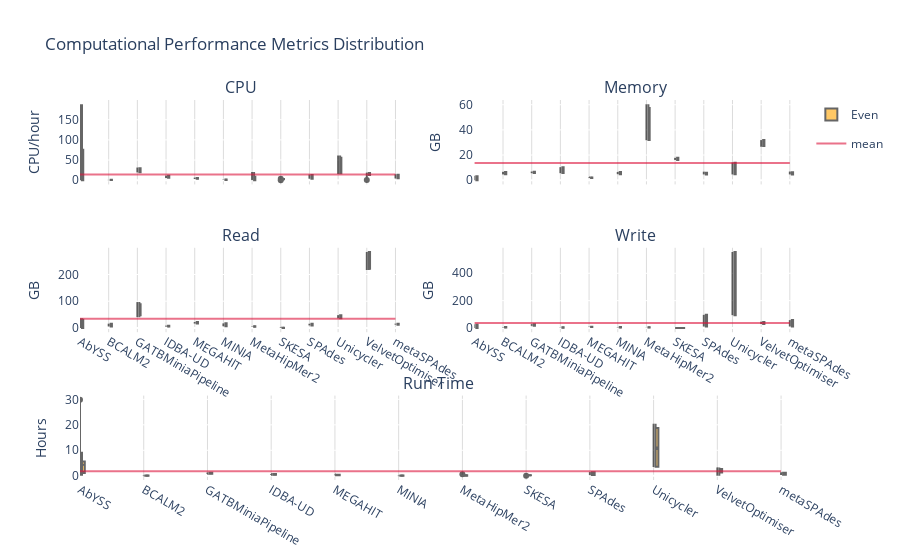

The notebook cell this image was saved under:
### Markdown cell above
###  Plot Data

### Code cell
fig_per_sample = make_subplots(rows=3, cols=2, shared_xaxes=True, 
                               subplot_titles=('CPU', 'Memory', 'Read', 'Write', 'Run Time'),
                               specs=[[{}, {}],[{}, {}],[{"colspan": 2}, None]])
row_coord = 1
col_coord = 1

for column in ['cpus', 'rss', 'rchar', 'wchar']:
    showlegend = True if (row_coord == 1 and col_coord == 1) else False

    #log
    fig_per_sample.add_trace(go.Violin(y=pipeline_stats_df[column][pipeline_stats_df['distribution'] == 'Log'],
                                    x=pipeline_stats_df['assembler'][pipeline_stats_df['distribution'] == 'Log'],
                                    legendgroup='Log', scalegroup='Log', name='Log', box_visible=True, line_color='black',
                                    meanline_visible=True, fillcolor='lightseagreen', opacity=0.6, side='negative',
                                    showlegend=showlegend, spanmode='hard'),
                          row=row_coord, col=col_coord)
    
    #even
    fig_per_sample.add_trace(go.Violin(y=pipeline_stats_df[column][pipeline_stats_df['distribution'] == 'Even'],
                                    x=pipeline_stats_df['assembler'][pipeline_stats_df['distribution'] == 'Even'],
                                    legendgroup='Even', scalegroup='Even', name='Even', box_visible=True, line_color='black',
                                    meanline_visible=True, fillcolor='orange', opacity=0.6, side='positive',
                                    showlegend=showlegend, spanmode='hard'), 
                          row=row_coord, col=col_coord)

    
    fig_per_sample.add_trace(go.Scatter(y=[pipeline_stats_df[column].mean()]*len(pipeline_stats_df['assembler']), 
                                    x=pipeline_stats_df['assembler'], mode='lines', name='mean',
                                    line=dict(color="crimson"), opacity=0.6, showlegend=showlegend),
                          row=row_coord, col=col_coord)
    if col_coord == 2:
        col_coord = 1
        row_coord += 1
    else:
        col_coord +=1

fig_per_sample.add_trace(go.Violin(y=pipeline_stats_df['time_hours'][pipeline_stats_df['distribution'] == 'Log'],
                             x=pipeline_stats_df['assembler'][pipeline_stats_df['distribution'] == 'Log'],
                                legendgroup='Log', scalegroup='Log', name='Log', box_visible=True, line_color='black',
                                meanline_visible=True, fillcolor='lightseagreen', opacity=0.6, side='negative',
                                showlegend=False, spanmode='hard'),  row=3, col=1)
fig_per_sample.add_trace(go.Violin(y=pipeline_stats_df['time_hours'][pipeline_stats_df['distribution'] == 'Even'],
                                x=pipeline_stats_df['assembler'][pipeline_stats_df['distribution'] == 'Even'],
                                legendgroup='Even', scalegroup='Even', name='Even', box_visible=True, line_color='black',
                                meanline_visible=True, fillcolor='orange', opacity=0.6, side='positive',
                                showlegend=False, spanmode='hard'),  row=3, col=1)
fig_per_sample.add_trace(go.Scatter(y=[pipeline_stats_df['time_hours'].mean()]*len(global_pipeline_stats_df['assembler']), 
                              x=global_pipeline_stats_df['assembler'], mode='lines',
                              line=dict(color="crimson"), opacity=0.6, name='Mean', showlegend=False),  row=3, col=1)

fig_per_sample.update_layout(plot_bgcolor='rgb(255,255,255)', title_text="Computational Performance Metrics Distribution")
# grid
fig_per_sample['layout']['xaxis']['gridcolor']='#DCDCDC'
fig_per_sample['layout']['xaxis2']['gridcolor']='#DCDCDC'
fig_per_sample['layout']['xaxis3']['gridcolor']='#DCDCDC'
fig_per_sample['layout']['xaxis4']['gridcolor']='#DCDCDC'
fig_per_sample['layout']['xaxis5']['gridcolor']='#DCDCDC'
# y-axis legends
fig_per_sample['layout']['yaxis']['title']='CPU/hour'
fig_per_sample['layout']['yaxis2']['title']='GB'
fig_per_sample['layout']['yaxis3']['title']='GB'
fig_per_sample['layout']['yaxis4']['title']='GB'
fig_per_sample['layout']['yaxis5']['title']='Hours'

fig_per_sample.update_layout(violingap=0, violinmode='overlay')
fig_per_sample.update_xaxes(categoryorder='category ascending')


fig_per_sample.show()

### Figure 1 — Plotly figure (JSON) as saved in the notebook; plotly's stock layout.template omitted (floating-point values rounded to 4 significant figures)
{"data": [{"box": {"visible": true}, "fillcolor": "lightseagreen", "legendgroup": "Log", "line": {"color": "black"}, "meanline": {"visible": true}, "name": "Log", "opacity": 0.6, "scalegroup": "Log", "showlegend": true, "side": "negative", "spanmode": "hard", "type": "violin", "x": [], "xaxis": "x", "y": [], "yaxis": "y"}, {"box": {"visible": true}, "fillcolor": "orange", "legendgroup": "Even", "line": {"color": "black"}, "meanline": {"visible": true}, "name": "Even", "opacity": 0.6, "scalegroup": "Even", "showlegend": true, "side": "positive", "spanmode": "hard", "type": "violin", "x": ["BCALM2", "MINIA", "BCALM2", "MINIA", "BCALM2", "MetaHipMer2", "MINIA", "MetaHipMer2", "MetaHipMer2", "SKESA", "MEGAHIT", "SKESA", "SKESA", "MEGAHIT", "SPAdes", "MEGAHIT", "metaSPAdes", "IDBA-UD", "IDBA-UD", "MetaHipMer2", "AbYSS", "GATBMiniaPipeline", "IDBA-UD", "metaSPAdes", "MetaHipMer2", "GATBMiniaPipeline", "MetaHipMer2", "SPAdes", "metaSPAdes", "VelvetOptimiser", "GATBMiniaPipeline", "SPAdes", "VelvetOptimiser", "VelvetOptimiser", "Unicycler", "AbYSS", "Unicycler", "Unicycler", "AbYSS", "AbYSS", "AbYSS", "BCALM2", "MINIA", "MetaHipMer2", "MetaHipMer2", "BCALM2", "MINIA", "MetaHipMer2", "BCALM2", "MINIA", "SKESA", "SKESA", "MEGAHIT", "MetaHipMer2", "SPAdes", "SKESA", "MetaHipMer2", "metaSPAdes", "MEGAHIT", "MetaHipMer2", "IDBA-UD", "MEGAHIT", "IDBA-UD", "IDBA-UD", "GATBMiniaPipeline", "metaSPAdes", "GATBMiniaPipeline", "AbYSS", "SPAdes", "VelvetOptimiser", "GATBMiniaPipeline", "metaSPAdes", "SPAdes", "VelvetOptimiser", "VelvetOptimiser", "Unicycler", "AbYSS", "Unicycler", "Unicycler", "AbYSS", "AbYSS", "AbYSS", "BCALM2", "BCALM2", "BCALM2", "MINIA", "MINIA", "MINIA", "MEGAHIT", "SKESA", "SKESA", "MEGAHIT", "SKESA", "MEGAHIT", "metaSPAdes", "SPAdes", "MetaHipMer2", "MetaHipMer2", "MetaHipMer2", "GATBMiniaPipeline", "AbYSS", "GATBMiniaPipeline", "IDBA-UD", "IDBA-UD", "metaSPAdes", "IDBA-UD", "SPAdes", "MetaHipMer2", "GATBMiniaPipeline", "metaSPAdes", "MetaHipMer2", "MetaHipMer2", "VelvetOptimiser", "SPAdes", "VelvetOptimiser", "VelvetOptimiser", "Unicycler", "AbYSS", "Unicycler", "Unicycler", "AbYSS", "AbYSS", "AbYSS"], "xaxis": "x", "y": [0.5608, 0.6166, 0.7347, 0.7891, 1.017, 0.1983, 1.608, 0.2644, 0.2384, 2.172, 3.071, 2.486, 3.695, 5.116, 3.845, 5.277, 4.28, 6.52, 7.336, 8.016, 12.01, 19.31, 11.47, 10.09, 14.62, 22.44, 20.43, 11.64, 13.25, 12.74, 31.46, 13.37, 17.44, 18.89, 17.49, 156.5, 34.44, 61.24, 0, 0, 95.57, 0.5234, 0.5433, 0.1915, 0.189, 0.01155, 0.7028, 0.1841, 1.041, 1.519, 2.118, 2.386, 3.433, 6.792, 3.752, 3.511, 8.613, 4.433, 5.93, 15.16, 7.362, 5.063, 5.894, 11.52, 19.66, 10.06, 22.21, 0.2817, 11.5, 12.61, 29.97, 14.81, 13.06, 0.3115, 17.95, 16.55, 188.3, 38.18, 54.32, 0, 0, 0, 0.6993, 0.5713, 1.023, 0.8156, 0.5691, 1.572, 3.494, 2.286, 2.216, 4.693, 0.05812, 6.555, 4.715, 3.867, 0.1645, 0.197, 0.1848, 19.96, 15.5, 21.61, 6.815, 5.544, 10.33, 11.18, 10.41, 5.992, 29.87, 13.57, 8.163, 15.8, 13.44, 14.19, 17.92, 17.88, 15.32, 137.4, 35.12, 60.38, 0, 0, 0], "yaxis": "y"}, {"line": {"color": "crimson"}, "mode": "lines", "name": "mean", "opacity": 0.6, "showlegend": true, "type": "scatter", "x": ["BCALM2", "MINIA", "BCALM2", "MINIA", "BCALM2", "MetaHipMer2", "MINIA", "MetaHipMer2", "MetaHipMer2", "SKESA", "MEGAHIT", "SKESA", "SKESA", "MEGAHIT", "SPAdes", "MEGAHIT", "metaSPAdes", "IDBA-UD", "IDBA-UD", "MetaHipMer2", "AbYSS", "GATBMiniaPipeline", "IDBA-UD", "metaSPAdes", "MetaHipMer2", "GATBMiniaPipeline", "MetaHipMer2", "SPAdes", "metaSPAdes", "VelvetOptimiser", "GATBMiniaPipeline", "SPAdes", "VelvetOptimiser", "VelvetOptimiser", "Unicycler", "AbYSS", "Unicycler", "Unicycler", "AbYSS", "AbYSS", "AbYSS", "BCALM2", "MINIA", "MetaHipMer2", "MetaHipMer2", "BCALM2", "MINIA", "MetaHipMer2", "BCALM2", "MINIA", "SKESA", "SKESA", "MEGAHIT", "MetaHipMer2", "SPAdes", "SKESA", "MetaHipMer2", "metaSPAdes", "MEGAHIT", "MetaHipMer2", "IDBA-UD", "MEGAHIT", "IDBA-UD", "IDBA-UD", "GATBMiniaPipeline", "metaSPAdes", "GATBMiniaPipeline", "AbYSS", "SPAdes", "VelvetOptimiser", "GATBMiniaPipeline", "metaSPAdes", "SPAdes", "VelvetOptimiser", "VelvetOptimiser", "Unicycler", "AbYSS", "Unicycler", "Unicycler", "AbYSS", "AbYSS", "AbYSS", "BCALM2", "BCALM2", "BCALM2", "MINIA", "MINIA", "MINIA", "MEGAHIT", "SKESA", "SKESA", "MEGAHIT", "SKESA", "MEGAHIT", "metaSPAdes", "SPAdes", "MetaHipMer2", "MetaHipMer2", "MetaHipMer2", "GATBMiniaPipeline", "AbYSS", "GATBMiniaPipeline", "IDBA-UD", "IDBA-UD", "metaSPAdes", "IDBA-UD", "SPAdes", "MetaHipMer2", "GATBMiniaPipeline", "metaSPAdes", "MetaHipMer2", "MetaHipMer2", "VelvetOptimiser", "SPAdes", "VelvetOptimiser", "VelvetOptimiser", "Unicycler", "AbYSS", "Unicycler", "Unicycler", "AbYSS", "AbYSS", "AbYSS"], "xaxis": "x", "y": [13.93, 13.93, 13.93, 13.93, 13.93, 13.93, 13.93, 13.93, 13.93, 13.93, 13.93, 13.93, 13.93, 13.93, 13.93, 13.93, 13.93, 13.93, 13.93, 13.93, 13.93, 13.93, 13.93, 13.93, 13.93, 13.93, 13.93, 13.93, 13.93, 13.93, 13.93, 13.93, 13.93, 13.93, 13.93, 13.93, 13.93, 13.93, 13.93, 13.93, 13.93, 13.93, 13.93, 13.93, 13.93, 13.93, 13.93, 13.93, 13.93, 13.93, 13.93, 13.93, 13.93, 13.93, 13.93, 13.93, 13.93, 13.93, 13.93, 13.93, 13.93, 13.93, 13.93, 13.93, 13.93, 13.93, 13.93, 13.93, 13.93, 13.93, 13.93, 13.93, 13.93, 13.93, 13.93, 13.93, 13.93, 13.93, 13.93, 13.93, 13.93, 13.93, 13.93, 13.93, 13.93, 13.93, 13.93, 13.93, 13.93, 13.93, 13.93, 13.93, 13.93, 13.93, 13.93, 13.93, 13.93, 13.93, 13.93, 13.93, 13.93, 13.93, 13.93, 13.93, 13.93, 13.93, 13.93, 13.93, 13.93, 13.93, 13.93, 13.93, 13.93, 13.93, 13.93, 13.93, 13.93, 13.93, 13.93, 13.93, 13.93, 13.93, 13.93], "yaxis": "y"}, {"box": {"visible": true}, "fillcolor": "lightseagreen", "legendgroup": "Log", "line": {"color": "black"}, "meanline": {"visible": true}, "name": "Log", "opacity": 0.6, "scalegroup": "Log", "showlegend": false, "side": "negative", "spanmode": "hard", "type": "violin", "x": [], "xaxis": "x2", "y": [], "yaxis": "y2"}, {"box": {"visible": true}, "fillcolor": "orange", "legendgroup": "Even", "line": {"color": "black"}, "meanline": {"visible": true}, "name": "Even", "opacity": 0.6, "scalegroup": "Even", "showlegend": false, "side": "positive", "spanmode": "hard", "type": "violin", "x": ["BCALM2", "MINIA", "BCALM2", "MINIA", "BCALM2", "MetaHipMer2", "MINIA", "MetaHipMer2", "MetaHipMer2", "SKESA", "MEGAHIT", "SKESA", "SKESA", "MEGAHIT", "SPAdes", "MEGAHIT", "metaSPAdes", "IDBA-UD", "IDBA-UD", "MetaHipMer2", "AbYSS", "GATBMiniaPipeline", "IDBA-UD", "metaSPAdes", "MetaHipMer2", "GATBMiniaPipeline", "MetaHipMer2", "SPAdes", "metaSPAdes", "VelvetOptimiser", "GATBMiniaPipeline", "SPAdes", "VelvetOptimiser", "VelvetOptimiser", "Unicycler", "AbYSS", "Unicycler", "Unicycler", "AbYSS", "AbYSS", "AbYSS", "BCALM2", "MINIA", "MetaHipMer2", "MetaHipMer2", "BCALM2", "MINIA", "MetaHipMer2", "BCALM2", "MINIA", "SKESA", "SKESA", "MEGAHIT", "MetaHipMer2", "SPAdes", "SKESA", "MetaHipMer2", "metaSPAdes", "MEGAHIT", "MetaHipMer2", "IDBA-UD", "MEGAHIT", "IDBA-UD", "IDBA-UD", "GATBMiniaPipeline", "metaSPAdes", "GATBMiniaPipeline", "AbYSS", "SPAdes", "VelvetOptimiser", "GATBMiniaPipeline", "metaSPAdes", "SPAdes", "VelvetOptimiser", "VelvetOptimiser", "Unicycler", "AbYSS", "Unicycler", "Unicycler", "AbYSS", "AbYSS", "AbYSS", "BCALM2", "BCALM2", "BCALM2", "MINIA", "MINIA", "MINIA", "MEGAHIT", "SKESA", "SKESA", "MEGAHIT", "SKESA", "MEGAHIT", "metaSPAdes", "SPAdes", "MetaHipMer2", "MetaHipMer2", "MetaHipMer2", "GATBMiniaPipeline", "AbYSS", "GATBMiniaPipeline", "IDBA-UD", "IDBA-UD", "metaSPAdes", "IDBA-UD", "SPAdes", "MetaHipMer2", "GATBMiniaPipeline", "metaSPAdes", "MetaHipMer2", "MetaHipMer2", "VelvetOptimiser", "SPAdes", "VelvetOptimiser", "VelvetOptimiser", "Unicycler", "AbYSS", "Unicycler", "Unicycler", "AbYSS", "AbYSS", "AbYSS"], "xaxis": "x2", "y": [5.1, 5.1, 6.7, 6.6, 4.7, 32, 4.8, 31.9, 32.1, 16.1, 1.7, 17.8, 17.8, 2.1, 4.6, 2.1, 4.6, 5.7, 6, 56.9, 2.9, 6.8, 10.4, 4.9, 57.3, 6.8, 60.4, 4.6, 6.2, 27.3, 5.7, 6.5, 31.9, 31.9, 4.6, 3.3, 6.5, 13.8, 0, 0, 3.6, 5.1, 5.1, 32, 32, 6.7, 6.6, 32.9, 4.6, 4.8, 16.1, 17.8, 1.7, 56.8, 4.6, 17.8, 57.3, 4.6, 2.1, 60.1, 6, 2.1, 5.6, 10.4, 6.9, 4.6, 6.8, 3, 4.6, 26.6, 5.6, 6.9, 6.8, 31.9, 31.9, 4.7, 3.2, 6.3, 13.9, 0, 0, 0, 6.6, 5.1, 4.8, 6.6, 5.1, 4.8, 1.7, 17.8, 16.1, 2.1, 17.8, 2.1, 4.6, 4.6, 32, 31.8, 32, 6.8, 3, 6.7, 6, 5.6, 5.6, 10.4, 4.6, 57, 5.6, 6.5, 57.2, 60.4, 27.1, 5.7, 31.9, 31.9, 4.6, 3.2, 6.3, 14.1, 0, 0, 0], "yaxis": "y2"}, {"line": {"color": "crimson"}, "mode": "lines", "name": "mean", "opacity": 0.6, "showlegend": false, "type": "scatter", "x": ["BCALM2", "MINIA", "BCALM2", "MINIA", "BCALM2", "MetaHipMer2", "MINIA", "MetaHipMer2", "MetaHipMer2", "SKESA", "MEGAHIT", "SKESA", "SKESA", "MEGAHIT", "SPAdes", "MEGAHIT", "metaSPAdes", "IDBA-UD", "IDBA-UD", "MetaHipMer2", "AbYSS", "GATBMiniaPipeline", "IDBA-UD", "metaSPAdes", "MetaHipMer2", "GATBMiniaPipeline", "MetaHipMer2", "SPAdes", "metaSPAdes", "VelvetOptimiser", "GATBMiniaPipeline", "SPAdes", "VelvetOptimiser", "VelvetOptimiser", "Unicycler", "AbYSS", "Unicycler", "Unicycler", "AbYSS", "AbYSS", "AbYSS", "BCALM2", "MINIA", "MetaHipMer2", "MetaHipMer2", "BCALM2", "MINIA", "MetaHipMer2", "BCALM2", "MINIA", "SKESA", "SKESA", "MEGAHIT", "MetaHipMer2", "SPAdes", "SKESA", "MetaHipMer2", "metaSPAdes", "MEGAHIT", "MetaHipMer2", "IDBA-UD", "MEGAHIT", "IDBA-UD", "IDBA-UD", "GATBMiniaPipeline", "metaSPAdes", "GATBMiniaPipeline", "AbYSS", "SPAdes", "VelvetOptimiser", "GATBMiniaPipeline", "metaSPAdes", "SPAdes", "VelvetOptimiser", "VelvetOptimiser", "Unicycler", "AbYSS", "Unicycler", "Unicycler", "AbYSS", "AbYSS", "AbYSS", "BCALM2", "BCALM2", "BCALM2", "MINIA", "MINIA", "MINIA", "MEGAHIT", "SKESA", "SKESA", "MEGAHIT", "SKESA", "MEGAHIT", "metaSPAdes", "SPAdes", "MetaHipMer2", "MetaHipMer2", "MetaHipMer2", "GATBMiniaPipeline", "AbYSS", "GATBMiniaPipeline", "IDBA-UD", "IDBA-UD", "metaSPAdes", "IDBA-UD", "SPAdes", "MetaHipMer2", "GATBMiniaPipeline", "metaSPAdes", "MetaHipMer2", "MetaHipMer2", "VelvetOptimiser", "SPAdes", "VelvetOptimiser", "VelvetOptimiser", "Unicycler", "AbYSS", "Unicycler", "Unicycler", "AbYSS", "AbYSS", "AbYSS"], "xaxis": "x2", "y": [13.59, 13.59, 13.59, 13.59, 13.59, 13.59, 13.59, 13.59, 13.59, 13.59, 13.59, 13.59, 13.59, 13.59, 13.59, 13.59, 13.59, 13.59, 13.59, 13.59, 13.59, 13.59, 13.59, 13.59, 13.59, 13.59, 13.59, 13.59, 13.59, 13.59, 13.59, 13.59, 13.59, 13.59, 13.59, 13.59, 13.59, 13.59, 13.59, 13.59, 13.59, 13.59, 13.59, 13.59, 13.59, 13.59, 13.59, 13.59, 13.59, 13.59, 13.59, 13.59, 13.59, 13.59, 13.59, 13.59, 13.59, 13.59, 13.59, 13.59, 13.59, 13.59, 13.59, 13.59, 13.59, 13.59, 13.59, 13.59, 13.59, 13.59, 13.59, 13.59, 13.59, 13.59, 13.59, 13.59, 13.59, 13.59, 13.59, 13.59, 13.59, 13.59, 13.59, 13.59, 13.59, 13.59, 13.59, 13.59, 13.59, 13.59, 13.59, 13.59, 13.59, 13.59, 13.59, 13.59, 13.59, 13.59, 13.59, 13.59, 13.59, 13.59, 13.59, 13.59, 13.59, 13.59, 13.59, 13.59, 13.59, 13.59, 13.59, 13.59, 13.59, 13.59, 13.59, 13.59, 13.59, 13.59, 13.59, 13.59, 13.59, 13.59, 13.59], "yaxis": "y2"}, {"box": {"visible": true}, "fillcolor": "lightseagreen", "legendgroup": "Log", "line": {"color": "black"}, "meanline": {"visible": true}, "name": "Log", "opacity": 0.6, "scalegroup": "Log", "showlegend": false, "side": "negative", "spanmode": "hard", "type": "violin", "x": [], "xaxis": "x3", "y": [], "yaxis": "y3"}, {"box": {"visible": true}, "fillcolor": "orange", "legendgroup": "Even", "line": {"color": "black"}, "meanline": {"visible": true}, "name": "Even", "opacity": 0.6, "scalegroup": "Even", "showlegend": false, "side": "positive", "spanmode": "hard", "type": "violin", "x": ["BCALM2", "MINIA", "BCALM2", "MINIA", "BCALM2", "MetaHipMer2", "MINIA", "MetaHipMer2", "MetaHipMer2", "SKESA", "MEGAHIT", "SKESA", "SKESA", "MEGAHIT", "SPAdes", "MEGAHIT", "metaSPAdes", "IDBA-UD", "IDBA-UD", "MetaHipMer2", "AbYSS", "GATBMiniaPipeline", "IDBA-UD", "metaSPAdes", "MetaHipMer2", "GATBMiniaPipeline", "MetaHipMer2", "SPAdes", "metaSPAdes", "VelvetOptimiser", "GATBMiniaPipeline", "SPAdes", "VelvetOptimiser", "VelvetOptimiser", "Unicycler", "AbYSS", "Unicycler", "Unicycler", "AbYSS", "AbYSS", "AbYSS", "BCALM2", "MINIA", "MetaHipMer2", "MetaHipMer2", "BCALM2", "MINIA", "MetaHipMer2", "BCALM2", "MINIA", "SKESA", "SKESA", "MEGAHIT", "MetaHipMer2", "SPAdes", "SKESA", "MetaHipMer2", "metaSPAdes", "MEGAHIT", "MetaHipMer2", "IDBA-UD", "MEGAHIT", "IDBA-UD", "IDBA-UD", "GATBMiniaPipeline", "metaSPAdes", "GATBMiniaPipeline", "AbYSS", "SPAdes", "VelvetOptimiser", "GATBMiniaPipeline", "metaSPAdes", "SPAdes", "VelvetOptimiser", "VelvetOptimiser", "Unicycler", "AbYSS", "Unicycler", "Unicycler", "AbYSS", "AbYSS", "AbYSS", "BCALM2", "BCALM2", "BCALM2", "MINIA", "MINIA", "MINIA", "MEGAHIT", "SKESA", "SKESA", "MEGAHIT", "SKESA", "MEGAHIT", "metaSPAdes", "SPAdes", "MetaHipMer2", "MetaHipMer2", "MetaHipMer2", "GATBMiniaPipeline", "AbYSS", "GATBMiniaPipeline", "IDBA-UD", "IDBA-UD", "metaSPAdes", "IDBA-UD", "SPAdes", "MetaHipMer2", "GATBMiniaPipeline", "metaSPAdes", "MetaHipMer2", "MetaHipMer2", "VelvetOptimiser", "SPAdes", "VelvetOptimiser", "VelvetOptimiser", "Unicycler", "AbYSS", "Unicycler", "Unicycler", "AbYSS", "AbYSS", "AbYSS"], "xaxis": "x3", "y": [5.9, 6.5, 8.5, 9.1, 16.2, 4.9, 17.3, 6.3, 5.8, 0.3685, 16.5, 0.9135, 0.8848, 20.6, 9.6, 22.3, 12.6, 5.3, 5.8, 5, 25.1, 40.5, 8.8, 15.8, 5.9, 61.4, 6.4, 15.7, 16.2, 236.1, 89.7, 15.9, 283.9, 218.7, 36.2, 33.3, 46.8, 48, 0, 0, 36.8, 5.9, 6.5, 6.3, 5.8, 8.5, 9.1, 4.9, 16.2, 17.3, 0.3685, 0.9135, 16.5, 5, 9.6, 0.8848, 5.9, 12.6, 22.3, 6.4, 5.8, 20.6, 5.3, 8.8, 47.6, 15.8, 63.9, 25, 15.7, 236.1, 96.8, 16.2, 15.9, 283.9, 216.7, 36.2, 33.3, 46.8, 48, 0, 0, 0, 8.5, 5.9, 16.2, 9.1, 6.5, 17.3, 16.5, 0.9135, 0.3685, 20.6, 0.8848, 22.3, 12.6, 9.6, 4.9, 6.3, 5.8, 50.9, 25.1, 46, 5.8, 5.3, 15.8, 8.8, 15.7, 5, 88.7, 16.2, 5.9, 6.4, 236.1, 15.9, 283.9, 221.9, 36.2, 33.3, 46.8, 48, 0, 0, 0], "yaxis": "y3"}, {"line": {"color": "crimson"}, "mode": "lines", "name": "mean", "opacity": 0.6, "showlegend": false, "type": "scatter", "x": ["BCALM2", "MINIA", "BCALM2", "MINIA", "BCALM2", "MetaHipMer2", "MINIA", "MetaHipMer2", "MetaHipMer2", "SKESA", "MEGAHIT", "SKESA", "SKESA", "MEGAHIT", "SPAdes", "MEGAHIT", "metaSPAdes", "IDBA-UD", "IDBA-UD", "MetaHipMer2", "AbYSS", "GATBMiniaPipeline", "IDBA-UD", "metaSPAdes", "MetaHipMer2", "GATBMiniaPipeline", "MetaHipMer2", "SPAdes", "metaSPAdes", "VelvetOptimiser", "GATBMiniaPipeline", "SPAdes", "VelvetOptimiser", "VelvetOptimiser", "Unicycler", "AbYSS", "Unicycler", "Unicycler", "AbYSS", "AbYSS", "AbYSS", "BCALM2", "MINIA", "MetaHipMer2", "MetaHipMer2", "BCALM2", "MINIA", "MetaHipMer2", "BCALM2", "MINIA", "SKESA", "SKESA", "MEGAHIT", "MetaHipMer2", "SPAdes", "SKESA", "MetaHipMer2", "metaSPAdes", "MEGAHIT", "MetaHipMer2", "IDBA-UD", "MEGAHIT", "IDBA-UD", "IDBA-UD", "GATBMiniaPipeline", "metaSPAdes", "GATBMiniaPipeline", "AbYSS", "SPAdes", "VelvetOptimiser", "GATBMiniaPipeline", "metaSPAdes", "SPAdes", "VelvetOptimiser", "VelvetOptimiser", "Unicycler", "AbYSS", "Unicycler", "Unicycler", "AbYSS", "AbYSS", "AbYSS", "BCALM2", "BCALM2", "BCALM2", "MINIA", "MINIA", "MINIA", "MEGAHIT", "SKESA", "SKESA", "MEGAHIT", "SKESA", "MEGAHIT", "metaSPAdes", "SPAdes", "MetaHipMer2", "MetaHipMer2", "MetaHipMer2", "GATBMiniaPipeline", "AbYSS", "GATBMiniaPipeline", "IDBA-UD", "IDBA-UD", "metaSPAdes", "IDBA-UD", "SPAdes", "MetaHipMer2", "GATBMiniaPipeline", "metaSPAdes", "MetaHipMer2", "MetaHipMer2", "VelvetOptimiser", "SPAdes", "VelvetOptimiser", "VelvetOptimiser", "Unicycler", "AbYSS", "Unicycler", "Unicycler", "AbYSS", "AbYSS", "AbYSS"], "xaxis": "x3", "y": [34.17, 34.17, 34.17, 34.17, 34.17, 34.17, 34.17, 34.17, 34.17, 34.17, 34.17, 34.17, 34.17, 34.17, 34.17, 34.17, 34.17, 34.17, 34.17, 34.17, 34.17, 34.17, 34.17, 34.17, 34.17, 34.17, 34.17, 34.17, 34.17, 34.17, 34.17, 34.17, 34.17, 34.17, 34.17, 34.17, 34.17, 34.17, 34.17, 34.17, 34.17, 34.17, 34.17, 34.17, 34.17, 34.17, 34.17, 34.17, 34.17, 34.17, 34.17, 34.17, 34.17, 34.17, 34.17, 34.17, 34.17, 34.17, 34.17, 34.17, 34.17, 34.17, 34.17, 34.17, 34.17, 34.17, 34.17, 34.17, 34.17, 34.17, 34.17, 34.17, 34.17, 34.17, 34.17, 34.17, 34.17, 34.17, 34.17, 34.17, 34.17, 34.17, 34.17, 34.17, 34.17, 34.17, 34.17, 34.17, 34.17, 34.17, 34.17, 34.17, 34.17, 34.17, 34.17, 34.17, 34.17, 34.17, 34.17, 34.17, 34.17, 34.17, 34.17, 34.17, 34.17, 34.17, 34.17, 34.17, 34.17, 34.17, 34.17, 34.17, 34.17, 34.17, 34.17, 34.17, 34.17, 34.17, 34.17, 34.17, 34.17, 34.17, 34.17], "yaxis": "y3"}, {"box": {"visible": true}, "fillcolor": "lightseagreen", "legendgroup": "Log", "line": {"color": "black"}, "meanline": {"visible": true}, "name": "Log", "opacity": 0.6, "scalegroup": "Log", "showlegend": false, "side": "negative", "spanmode": "hard", "type": "violin", "x": [], "xaxis": "x4", "y": [], "yaxis": "y4"}, {"box": {"visible": true}, "fillcolor": "orange", "legendgroup": "Even", "line": {"color": "black"}, "meanline": {"visible": true}, "name": "Even", "opacity": 0.6, "scalegroup": "Even", "showlegend": false, "side": "positive", "spanmode": "hard", "type": "violin", "x": ["BCALM2", "MINIA", "BCALM2", "MINIA", "BCALM2", "MetaHipMer2", "MINIA", "MetaHipMer2", "MetaHipMer2", "SKESA", "MEGAHIT", "SKESA", "SKESA", "MEGAHIT", "SPAdes", "MEGAHIT", "metaSPAdes", "IDBA-UD", "IDBA-UD", "MetaHipMer2", "AbYSS", "GATBMiniaPipeline", "IDBA-UD", "metaSPAdes", "MetaHipMer2", "GATBMiniaPipeline", "MetaHipMer2", "SPAdes", "metaSPAdes", "VelvetOptimiser", "GATBMiniaPipeline", "SPAdes", "VelvetOptimiser", "VelvetOptimiser", "Unicycler", "AbYSS", "Unicycler", "Unicycler", "AbYSS", "AbYSS", "AbYSS", "BCALM2", "MINIA", "MetaHipMer2", "MetaHipMer2", "BCALM2", "MINIA", "MetaHipMer2", "BCALM2", "MINIA", "SKESA", "SKESA", "MEGAHIT", "MetaHipMer2", "SPAdes", "SKESA", "MetaHipMer2", "metaSPAdes", "MEGAHIT", "MetaHipMer2", "IDBA-UD", "MEGAHIT", "IDBA-UD", "IDBA-UD", "GATBMiniaPipeline", "metaSPAdes", "GATBMiniaPipeline", "AbYSS", "SPAdes", "VelvetOptimiser", "GATBMiniaPipeline", "metaSPAdes", "SPAdes", "VelvetOptimiser", "VelvetOptimiser", "Unicycler", "AbYSS", "Unicycler", "Unicycler", "AbYSS", "AbYSS", "AbYSS", "BCALM2", "BCALM2", "BCALM2", "MINIA", "MINIA", "MINIA", "MEGAHIT", "SKESA", "SKESA", "MEGAHIT", "SKESA", "MEGAHIT", "metaSPAdes", "SPAdes", "MetaHipMer2", "MetaHipMer2", "MetaHipMer2", "GATBMiniaPipeline", "AbYSS", "GATBMiniaPipeline", "IDBA-UD", "IDBA-UD", "metaSPAdes", "IDBA-UD", "SPAdes", "MetaHipMer2", "GATBMiniaPipeline", "metaSPAdes", "MetaHipMer2", "MetaHipMer2", "VelvetOptimiser", "SPAdes", "VelvetOptimiser", "VelvetOptimiser", "Unicycler", "AbYSS", "Unicycler", "Unicycler", "AbYSS", "AbYSS", "AbYSS"], "xaxis": "x4", "y": [3.4, 3.5, 4.3, 4.4, 6.8, 4.4, 6.8, 4.1, 5.2, 0.0288, 6.9, 0.0289, 0.0291, 8, 11.2, 9.5, 11.3, 2.5, 2.6, 4.7, 21.9, 16, 5, 31.8, 5.7, 19.5, 5.8, 53.2, 57.7, 29.3, 28.2, 96.3, 34.8, 44.3, 93.8, 25.4, 281.9, 555.6, 0, 0, 28, 3.4, 3.5, 4.1, 5.2, 4.3, 4.4, 4.4, 6.8, 6.8, 0.0288, 0.0289, 6.9, 4.7, 11.2, 0.0291, 5.7, 11.3, 9.5, 5.8, 2.6, 8, 2.5, 5, 16.1, 31.8, 19.5, 21.9, 53.2, 29.3, 28.2, 57.7, 96.3, 34.8, 43.2, 93.8, 25.4, 281.9, 555.6, 0, 0, 0, 4.3, 3.4, 6.8, 4.4, 3.5, 6.8, 6.9, 0.0289, 0.0288, 8, 0.0291, 9.5, 11.3, 11.2, 4.4, 4.1, 5.2, 16.1, 21.9, 19.4, 2.6, 2.5, 31.8, 5, 53.2, 4.7, 28.2, 57.7, 5.7, 5.8, 29.3, 96.3, 34.8, 46.1, 93.8, 25.4, 281.9, 555.6, 0, 0, 0], "yaxis": "y4"}, {"line": {"color": "crimson"}, "mode": "lines", "name": "mean", "opacity": 0.6, "showlegend": false, "type": "scatter", "x": ["BCALM2", "MINIA", "BCALM2", "MINIA", "BCALM2", "MetaHipMer2", "MINIA", "MetaHipMer2", "MetaHipMer2", "SKESA", "MEGAHIT", "SKESA", "SKESA", "MEGAHIT", "SPAdes", "MEGAHIT", "metaSPAdes", "IDBA-UD", "IDBA-UD", "MetaHipMer2", "AbYSS", "GATBMiniaPipeline", "IDBA-UD", "metaSPAdes", "MetaHipMer2", "GATBMiniaPipeline", "MetaHipMer2", "SPAdes", "metaSPAdes", "VelvetOptimiser", "GATBMiniaPipeline", "SPAdes", "VelvetOptimiser", "VelvetOptimiser", "Unicycler", "AbYSS", "Unicycler", "Unicycler", "AbYSS", "AbYSS", "AbYSS", "BCALM2", "MINIA", "MetaHipMer2", "MetaHipMer2", "BCALM2", "MINIA", "MetaHipMer2", "BCALM2", "MINIA", "SKESA", "SKESA", "MEGAHIT", "MetaHipMer2", "SPAdes", "SKESA", "MetaHipMer2", "metaSPAdes", "MEGAHIT", "MetaHipMer2", "IDBA-UD", "MEGAHIT", "IDBA-UD", "IDBA-UD", "GATBMiniaPipeline", "metaSPAdes", "GATBMiniaPipeline", "AbYSS", "SPAdes", "VelvetOptimiser", "GATBMiniaPipeline", "metaSPAdes", "SPAdes", "VelvetOptimiser", "VelvetOptimiser", "Unicycler", "AbYSS", "Unicycler", "Unicycler", "AbYSS", "AbYSS", "AbYSS", "BCALM2", "BCALM2", "BCALM2", "MINIA", "MINIA", "MINIA", "MEGAHIT", "SKESA", "SKESA", "MEGAHIT", "SKESA", "MEGAHIT", "metaSPAdes", "SPAdes", "MetaHipMer2", "MetaHipMer2", "MetaHipMer2", "GATBMiniaPipeline", "AbYSS", "GATBMiniaPipeline", "IDBA-UD", "IDBA-UD", "metaSPAdes", "IDBA-UD", "SPAdes", "MetaHipMer2", "GATBMiniaPipeline", "metaSPAdes", "MetaHipMer2", "MetaHipMer2", "VelvetOptimiser", "SPAdes", "VelvetOptimiser", "VelvetOptimiser", "Unicycler", "AbYSS", "Unicycler", "Unicycler", "AbYSS", "AbYSS", "AbYSS"], "xaxis": "x4", "y": [36.96, 36.96, 36.96, 36.96, 36.96, 36.96, 36.96, 36.96, 36.96, 36.96, 36.96, 36.96, 36.96, 36.96, 36.96, 36.96, 36.96, 36.96, 36.96, 36.96, 36.96, 36.96, 36.96, 36.96, 36.96, 36.96, 36.96, 36.96, 36.96, 36.96, 36.96, 36.96, 36.96, 36.96, 36.96, 36.96, 36.96, 36.96, 36.96, 36.96, 36.96, 36.96, 36.96, 36.96, 36.96, 36.96, 36.96, 36.96, 36.96, 36.96, 36.96, 36.96, 36.96, 36.96, 36.96, 36.96, 36.96, 36.96, 36.96, 36.96, 36.96, 36.96, 36.96, 36.96, 36.96, 36.96, 36.96, 36.96, 36.96, 36.96, 36.96, 36.96, 36.96, 36.96, 36.96, 36.96, 36.96, 36.96, 36.96, 36.96, 36.96, 36.96, 36.96, 36.96, 36.96, 36.96, 36.96, 36.96, 36.96, 36.96, 36.96, 36.96, 36.96, 36.96, 36.96, 36.96, 36.96, 36.96, 36.96, 36.96, 36.96, 36.96, 36.96, 36.96, 36.96, 36.96, 36.96, 36.96, 36.96, 36.96, 36.96, 36.96, 36.96, 36.96, 36.96, 36.96, 36.96, 36.96, 36.96, 36.96, 36.96, 36.96, 36.96], "yaxis": "y4"}, {"box": {"visible": true}, "fillcolor": "lightseagreen", "legendgroup": "Log", "line": {"color": "black"}, "meanline": {"visible": true}, "name": "Log", "opacity": 0.6, "scalegroup": "Log", "showlegend": false, "side": "negative", "spanmode": "hard", "type": "violin", "x": [], "xaxis": "x5", "y": [], "yaxis": "y5"}, {"box": {"visible": true}, "fillcolor": "orange", "legendgroup": "Even", "line": {"color": "black"}, "meanline": {"visible": true}, "name": "Even", "opacity": 0.6, "scalegroup": "Even", "showlegend": false, "side": "positive", "spanmode": "hard", "type": "violin", "x": ["BCALM2", "MINIA", "BCALM2", "MINIA", "BCALM2", "MetaHipMer2", "MINIA", "MetaHipMer2", "MetaHipMer2", "SKESA", "MEGAHIT", "SKESA", "SKESA", "MEGAHIT", "SPAdes", "MEGAHIT", "metaSPAdes", "IDBA-UD", "IDBA-UD", "MetaHipMer2", "AbYSS", "GATBMiniaPipeline", "IDBA-UD", "metaSPAdes", "MetaHipMer2", "GATBMiniaPipeline", "MetaHipMer2", "SPAdes", "metaSPAdes", "VelvetOptimiser", "GATBMiniaPipeline", "SPAdes", "VelvetOptimiser", "VelvetOptimiser", "Unicycler", "AbYSS", "Unicycler", "Unicycler", "AbYSS", "AbYSS", "AbYSS", "BCALM2", "MINIA", "MetaHipMer2", "MetaHipMer2", "BCALM2", "MINIA", "MetaHipMer2", "BCALM2", "MINIA", "SKESA", "SKESA", "MEGAHIT", "MetaHipMer2", "SPAdes", "SKESA", "MetaHipMer2", "metaSPAdes", "MEGAHIT", "MetaHipMer2", "IDBA-UD", "MEGAHIT", "IDBA-UD", "IDBA-UD", "GATBMiniaPipeline", "metaSPAdes", "GATBMiniaPipeline", "AbYSS", "SPAdes", "VelvetOptimiser", "GATBMiniaPipeline", "metaSPAdes", "SPAdes", "VelvetOptimiser", "VelvetOptimiser", "Unicycler", "AbYSS", "Unicycler", "Unicycler", "AbYSS", "AbYSS", "AbYSS", "BCALM2", "BCALM2", "BCALM2", "MINIA", "MINIA", "MINIA", "MEGAHIT", "SKESA", "SKESA", "MEGAHIT", "SKESA", "MEGAHIT", "metaSPAdes", "SPAdes", "MetaHipMer2", "MetaHipMer2", "MetaHipMer2", "GATBMiniaPipeline", "AbYSS", "GATBMiniaPipeline", "IDBA-UD", "IDBA-UD", "metaSPAdes", "IDBA-UD", "SPAdes", "MetaHipMer2", "GATBMiniaPipeline", "metaSPAdes", "MetaHipMer2", "MetaHipMer2", "VelvetOptimiser", "SPAdes", "VelvetOptimiser", "VelvetOptimiser", "Unicycler", "AbYSS", "Unicycler", "Unicycler", "AbYSS", "AbYSS", "AbYSS"], "xaxis": "x5", "y": [0.04, 0.05, 0.06, 0.06, 0.09, 0.03, 0.11, 0.04, 0.04, 0.18, 0.22, 0.21, 0.28, 0.31, 0.35, 0.36, 0.36, 0.42, 0.45, 0.2, 0.61, 0.8, 0.73, 0.83, 0.39, 1.06, 0.6, 1.11, 1.15, 1.26, 1.33, 1.41, 1.94, 2.87, 3.43, 7.84, 10.47, 20.43, 1.08, 29.83, 1.61, 0.04, 0.04, 0.03, 0.03, 0, 0.05, 0.04, 0.08, 0.11, 0.19, 0.19, 0.21, 0.17, 0.24, 0.25, 0.2, 0.3, 0.36, 0.37, 0.43, 0.46, 0.49, 0.69, 0.8, 0.87, 1, 0.02, 1.07, 1.19, 1.31, 1.38, 1.39, 0.03, 2.6, 3.49, 9.47, 10.42, 18.59, 1.09, 1.1, 1.09, 0.05, 0.04, 0.09, 0.06, 0.04, 0.11, 0.23, 0.2, 0.17, 0.3, 0, 0.39, 0.42, 0.33, 0.03, 0.03, 0.03, 0.72, 0.8, 0.84, 0.4, 0.34, 0.86, 0.71, 0.94, 0.15, 1.19, 1.21, 0.19, 0.39, 1.33, 1.46, 1.99, 3.29, 3.59, 6.88, 10.5, 19.09, 1.1, 1.09, 1.11], "yaxis": "y5"}, {"line": {"color": "crimson"}, "mode": "lines", "name": "Mean", "opacity": 0.6, "showlegend": false, "type": "scatter", "x": ["BCALM2", "MINIA", "MetaHipMer2", "SKESA", "MEGAHIT", "SPAdes", "metaSPAdes", "IDBA-UD", "AbYSS", "GATBMiniaPipeline", "VelvetOptimiser", "Unicycler", "BCALM2", "MINIA", "MetaHipMer2", "SKESA", "MEGAHIT", "SPAdes", "metaSPAdes", "IDBA-UD", "GATBMiniaPipeline", "AbYSS", "VelvetOptimiser", "Unicycler", "BCALM2", "MINIA", "MEGAHIT", "SKESA", "metaSPAdes", "SPAdes", "MetaHipMer2", "GATBMiniaPipeline", "AbYSS", "IDBA-UD", "VelvetOptimiser", "Unicycler"], "xaxis": "x5", "y": [1.782, 1.782, 1.782, 1.782, 1.782, 1.782, 1.782, 1.782, 1.782, 1.782, 1.782, 1.782, 1.782, 1.782, 1.782, 1.782, 1.782, 1.782, 1.782, 1.782, 1.782, 1.782, 1.782, 1.782, 1.782, 1.782, 1.782, 1.782, 1.782, 1.782, 1.782, 1.782, 1.782, 1.782, 1.782, 1.782], "yaxis": "y5"}], "layout": {"annotations": [{"font": {"size": 16}, "showarrow": false, "text": "CPU", "x": 0.225, "xanchor": "center", "xref": "paper", "y": 1, "yanchor": "bottom", "yref": "paper"}, {"font": {"size": 16}, "showarrow": false, "text": "Memory", "x": 0.775, "xanchor": "center", "xref": "paper", "y": 1, "yanchor": "bottom", "yref": "paper"}, {"font": {"size": 16}, "showarrow": false, "text": "Read", "x": 0.225, "xanchor": "center", "xref": "paper", "y": 0.6111, "yanchor": "bottom", "yref": "paper"}, {"font": {"size": 16}, "showarrow": false, "text": "Write", "x": 0.775, "xanchor": "center", "xref": "paper", "y": 0.6111, "yanchor": "bottom", "yref": "paper"}, {"font": {"size": 16}, "showarrow": false, "text": "Run Time", "x": 0.5, "xanchor": "center", "xref": "paper", "y": 0.2222, "yanchor": "bottom", "yref": "paper"}], "plot_bgcolor": "rgb(255,255,255)", "title": {"text": "Computational Performance Metrics Distribution"}, "violingap": 0, "violinmode": "overlay", "xaxis": {"anchor": "y", "categoryorder": "category ascending", "domain": [0, 0.45], "gridcolor": "#DCDCDC", "matches": "x3", "showticklabels": false}, "xaxis2": {"anchor": "y2", "categoryorder": "category ascending", "domain": [0.55, 1], "gridcolor": "#DCDCDC", "matches": "x4", "showticklabels": false}, "xaxis3": {"anchor": "y3", "categoryorder": "category ascending", "domain": [0, 0.45], "gridcolor": "#DCDCDC"}, "xaxis4": {"anchor": "y4", "categoryorder": "category ascending", "domain": [0.55, 1], "gridcolor": "#DCDCDC"}, "xaxis5": {"anchor": "y5", "categoryorder": "category ascending", "domain": [0, 1], "gridcolor": "#DCDCDC"}, "yaxis": {"anchor": "x", "domain": [0.7778, 1], "title": {"text": "CPU/hour"}}, "yaxis2": {"anchor": "x2", "domain": [0.7778, 1], "title": {"text": "GB"}}, "yaxis3": {"anchor": "x3", "domain": [0.3889, 0.6111], "title": {"text": "GB"}}, "yaxis4": {"anchor": "x4", "domain": [0.3889, 0.6111], "title": {"text": "GB"}}, "yaxis5": {"anchor": "x5", "domain": [0, 0.2222], "title": {"text": "Hours"}}}}
